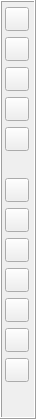
               <widget class="QFrame" name="frame_8">
                <property name="sizePolicy">
                 <sizepolicy hsizetype="Preferred" vsizetype="MinimumExpanding">
                  <horstretch>0</horstretch>
                  <verstretch>0</verstretch>
                 </sizepolicy>
                </property>
                <property name="minimumSize">
                 <size>
                  <width>36</width>
                  <height>164</height>
                 </size>
                </property>
                <property name="maximumSize">
                 <size>
                  <width>36</width>
                  <height>16777215</height>
                 </size>
                </property>
                <property name="autoFillBackground">
                 <bool>true</bool>
                </property>
                <property name="frameShape">
                 <enum>QFrame::Box</enum>
                </property>
                <property name="frameShadow">
                 <enum>QFrame::Raised</enum>
                </property>
                <layout class="QVBoxLayout" name="verticalLayout_28">
                 <property name="spacing">
                  <number>6</number>
                 </property>
                 <property name="leftMargin">
                  <number>3</number>
                 </property>
                 <property name="topMargin">
                  <number>5</number>
                 </property>
                 <property name="rightMargin">
                  <number>3</number>
                 </property>
                 <property name="bottomMargin">
                  <number>5</number>
                 </property>
                 <item>
                  <widget class="QPushButton" name="zoomAllBtn">
                   <property name="sizePolicy">
                    <sizepolicy hsizetype="Fixed" vsizetype="Fixed">
                     <horstretch>0</horstretch>
                     <verstretch>0</verstretch>
                    </sizepolicy>
                   </property>
                   <property name="minimumSize">
                    <size>
                     <width>24</width>
                     <height>24</height>
                    </size>
                   </property>
                   <property name="maximumSize">
                    <size>
                     <width>24</width>
                     <height>24</height>
                    </size>
                   </property>
                   <property name="text">
                    <string/>
                   </property>
                   <property name="icon">
                    <iconset resource="myrc.qrc">
                     <normaloff>:/images/ZoomA.png</normaloff>:/images/ZoomA.png</iconset>
                   </property>
                   <property name="iconSize">
                    <size>
                     <width>20</width>
                     <height>20</height>
                    </size>
                   </property>
                  </widget>
                 </item>
                 <item>
                  <widget class="QPushButton" name="zoomWinBtn">
                   <property name="sizePolicy">
                    <sizepolicy hsizetype="Fixed" vsizetype="Fixed">
                     <horstretch>0</horstretch>
                     <verstretch>0</verstretch>
                    </sizepolicy>
                   </property>
                   <property name="minimumSize">
                    <size>
                     <width>24</width>
                     <height>24</height>
                    </size>
                   </property>
                   <property name="maximumSize">
                    <size>
                     <width>24</width>
                     <height>24</height>
                    </size>
                   </property>
                   <property name="text">
                    <string/>
                   </property>
                   <property name="icon">
                    <iconset resource="myrc.qrc">
                     <normaloff>:/images/ZoomW.png</normaloff>:/images/ZoomW.png</iconset>
                   </property>
                   <property name="iconSize">
                    <size>
                     <width>20</width>
                     <height>20</height>
                    </size>
                   </property>
                  </widget>
                 </item>
                 <item>
                  <widget class="QPushButton" name="zoomOutBtn">
                   <property name="sizePolicy">
                    <sizepolicy hsizetype="Fixed" vsizetype="Fixed">
                     <horstretch>0</horstretch>
                     <verstretch>0</verstretch>
                    </sizepolicy>
                   </property>
                   <property name="minimumSize">
                    <size>
                     <width>24</width>
                     <height>24</height>
                    </size>
                   </property>
                   <property name="maximumSize">
                    <size>
                     <width>24</width>
                     <height>24</height>
                    </size>
                   </property>
                   <property name="text">
                    <string/>
                   </property>
                   <property name="icon">
                    <iconset resource="myrc.qrc">
                     <normaloff>:/images/ZoomO.png</normaloff>:/images/ZoomO.png</iconset>
                   </property>
                   <property name="iconSize">
                    <size>
                     <width>20</width>
                     <height>20</height>
                    </size>
                   </property>
                  </widget>
                 </item>
                 <item>
                  <widget class="QPushButton" name="zoomInBtn">
                   <property name="sizePolicy">
                    <sizepolicy hsizetype="Fixed" vsizetype="Fixed">
                     <horstretch>0</horstretch>
                     <verstretch>0</verstretch>
                    </sizepolicy>
                   </property>
                   <property name="minimumSize">
                    <size>
                     <width>24</width>
                     <height>24</height>
                    </size>
                   </property>
                   <property name="maximumSize">
                    <size>
                     <width>24</width>
                     <height>24</height>
                    </size>
                   </property>
                   <property name="text">
                    <string/>
                   </property>
                   <property name="icon">
                    <iconset resource="myrc.qrc">
                     <normaloff>:/images/ZoomI.png</normaloff>:/images/ZoomI.png</iconset>
                   </property>
                   <property name="iconSize">
                    <size>
                     <width>20</width>
                     <height>20</height>
                    </size>
                   </property>
                  </widget>
                 </item>
                 <item>
                  <widget class="QPushButton" name="zoomPreBtn">
                   <property name="sizePolicy">
                    <sizepolicy hsizetype="Fixed" vsizetype="Fixed">
                     <horstretch>0</horstretch>
                     <verstretch>0</verstretch>
                    </sizepolicy>
                   </property>
                   <property name="minimumSize">
                    <size>
                     <width>24</width>
                     <height>24</height>
                    </size>
                   </property>
                   <property name="maximumSize">
                    <size>
                     <width>24</width>
                     <height>24</height>
                    </size>
                   </property>
                   <property name="text">
                    <string/>
                   </property>
                   <property name="icon">
                    <iconset resource="myrc.qrc">
                     <normaloff>:/images/ZoomP.png</normaloff>:/images/ZoomP.png</iconset>
                   </property>
                   <property name="iconSize">
                    <size>
                     <width>20</width>
                     <height>20</height>
                    </size>
                   </property>
                  </widget>
                 </item>
                 <item>
                  <spacer name="verticalSpacer_2">
                   <property name="orientation">
                    <enum>Qt::Vertical</enum>
                   </property>
                   <property name="sizeType">
                    <enum>QSizePolicy::Fixed</enum>
                   </property>
                   <property name="sizeHint" stdset="0">
                    <size>
                     <width>20</width>
                     <height>21</height>
                    </size>
                   </property>
                  </spacer>
                 </item>
                 <item>
                  <widget class="QPushButton" name="axisBtn">
                   <property name="sizePolicy">
                    <sizepolicy hsizetype="Fixed" vsizetype="Fixed">
                     <horstretch>0</horstretch>
                     <verstretch>0</verstretch>
                    </sizepolicy>
                   </property>
                   <property name="minimumSize">
                    <size>
                     <width>24</width>
                     <height>24</height>
                    </size>
                   </property>
                   <property name="maximumSize">
                    <size>
                     <width>24</width>
                     <height>24</height>
                    </size>
                   </property>
                   <property name="text">
                    <string/>
                   </property>
                   <property name="icon">
                    <iconset resource="myrc.qrc">
                     <normaloff>:/images/Axes.png</normaloff>:/images/Axes.png</iconset>
                   </property>
                   <property name="iconSize">
                    <size>
                     <width>20</width>
                     <height>20</height>
                    </size>
                   </property>
                  </widget>
                 </item>
                 <item>
                  <widget class="QPushButton" name="frequencyBtn">
                   <property name="minimumSize"><size><width>24</width><height>24</height></size></property>
                   <property name="maximumSize"><size><width>24</width><height>24</height></size></property>
                   <property name="toolTip"><string>Frequency Spectrum</string></property>
                   <property name="text"><string/></property>
                   <property name="icon"><iconset resource="myrc.qrc"><normaloff>:/images/Freq.png</normaloff>:/images/Freq.png</iconset></property>
                   <property name="iconSize"><size><width>20</width><height>20</height></size></property>
                  </widget>
                 </item>
                 <item>
                  <widget class="QPushButton" name="fkBtn">
                   <property name="minimumSize"><size><width>24</width><height>24</height></size></property>
                   <property name="maximumSize"><size><width>24</width><height>24</height></size></property>
                   <property name="toolTip"><string>F-K Spectrum</string></property>
                   <property name="text"><string/></property>
                   <property name="icon"><iconset resource="myrc.qrc"><normaloff>:/images/FK.png</normaloff>:/images/FK.png</iconset></property>
                   <property name="iconSize"><size><width>20</width><height>20</height></size></property>
                  </widget>
                 </item>
                 <item>
                  <widget class="QPushButton" name="velocityBtn">
                   <property name="minimumSize"><size><width>24</width><height>24</height></size></property>
                   <property name="maximumSize"><size><width>24</width><height>24</height></size></property>
                   <property name="toolTip"><string>Velocity Picking</string></property>
                   <property name="text"><string/></property>
                   <property name="icon"><iconset resource="myrc.qrc"><normaloff>:/images/VeloPick.png</normaloff>:/images/VeloPick.png</iconset></property>
                   <property name="iconSize"><size><width>20</width><height>20</height></size></property>
                  </widget>
                 </item>
                 <item>
                  <widget class="QPushButton" name="clearTraceHighlightBtn">
                   <property name="sizePolicy">
                    <sizepolicy hsizetype="Fixed" vsizetype="Fixed">
                     <horstretch>0</horstretch>
                     <verstretch>0</verstretch>
                    </sizepolicy>
                   </property>
                   <property name="minimumSize">
                    <size>
                     <width>24</width>
                     <height>24</height>
                    </size>
                   </property>
                   <property name="maximumSize">
                    <size>
                     <width>24</width>
                     <height>24</height>
                    </size>
                   </property>
                   <property name="text">
                    <string/>
                   </property>
                   <property name="icon">
                    <iconset resource="myrc.qrc">
                     <normaloff>:/images/Clear.png</normaloff>:/images/Clear.png</iconset>
                   </property>
                   <property name="iconSize">
                    <size>
                     <width>20</width>
                     <height>20</height>
                    </size>
                   </property>
                  </widget>
                 </item>
                 <item>
                  <widget class="QPushButton" name="captureBtn">
                   <property name="sizePolicy">
                    <sizepolicy hsizetype="Fixed" vsizetype="Fixed">
                     <horstretch>0</horstretch>
                     <verstretch>0</verstretch>
                    </sizepolicy>
                   </property>
                   <property name="minimumSize">
                    <size>
                     <width>24</width>
                     <height>24</height>
                    </size>
                   </property>
                   <property name="maximumSize">
                    <size>
                     <width>24</width>
                     <height>24</height>
                    </size>
                   </property>
                   <property name="text">
                    <string/>
                   </property>
                   <property name="icon">
                    <iconset resource="myrc.qrc">
                     <normaloff>:/images/Capture.png</normaloff>:/images/Capture.png</iconset>
                   </property>
                   <property name="iconSize">
                    <size>
                     <width>20</width>
                     <height>20</height>
                    </size>
                   </property>
                  </widget>
                 </item>
                 <item>
                  <widget class="QPushButton" name="exportHiResBtn">
                   <property name="sizePolicy">
                    <sizepolicy hsizetype="Fixed" vsizetype="Fixed">
                     <horstretch>0</horstretch>
                     <verstretch>0</verstretch>
                    </sizepolicy>
                   </property>
                   <property name="minimumSize">
                    <size>
                     <width>24</width>
                     <height>24</height>
                    </size>
                   </property>
                   <property name="maximumSize">
                    <size>
                     <width>24</width>
                     <height>24</height>
                    </size>
                   </property>
                   <property name="text">
                    <string/>
                   </property>
                   <property name="icon">
                    <iconset resource="myrc.qrc">
                     <normaloff>:/images/ExpImg.png</normaloff>:/images/ExpImg.png</iconset>
                   </property>
                   <property name="iconSize">
                    <size>
                     <width>20</width>
                     <height>20</height>
                    </size>
                   </property>
                  </widget>
                 </item>
                 <item>
                  <spacer name="verticalSpacer_3">
                   <property name="orientation">
                    <enum>Qt::Vertical</enum>
                   </property>
                   <property name="sizeHint" stdset="0">
                    <size>
                     <width>20</width>
                     <height>30</height>
                    </size>
                   </property>
                  </spacer>
                 </item>
                </layout>
               </widget>
